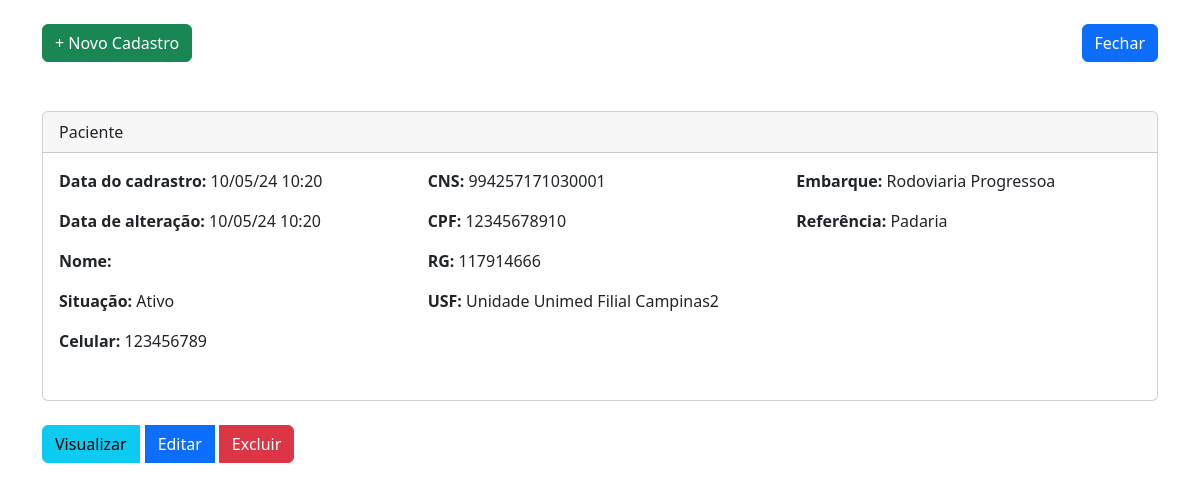
The page /App/views/user/PacienteView/indexPaciente.php on the database its author committed.
### tables this page shows
CREATE TABLE IF NOT EXISTS `pacientes` (
  `id` int NOT NULL AUTO_INCREMENT,
  `nome_paciente` varchar(50) NOT NULL,
  `rg` varchar(11) NOT NULL,
  `cpf` varchar(11) NOT NULL,
  `cns` varchar(20) NOT NULL,
  `celular` varchar(9) NOT NULL,
  `endereco` varchar(50) NOT NULL,
  `numero` varchar(3) NOT NULL,
  `bairro` varchar(50) NOT NULL,
  `cidade` varchar(50) NOT NULL,
  `cep` varchar(8) NOT NULL,
  `embarque` varchar(200) NOT NULL,
  `referencia` varchar(200) DEFAULT NULL,
  `id_situacao` int NOT NULL,
  `id_unidade_usf` int NOT NULL,
  `created` datetime NOT NULL,
  `modified` datetime DEFAULT NULL,
  PRIMARY KEY (`id`),
  KEY `id_situacao` (`id_situacao`),
  KEY `id_unidade_usf` (`id_unidade_usf`)
);

CREATE TABLE IF NOT EXISTS `situacoes` (
  `id` int NOT NULL AUTO_INCREMENT,
  `nome_situacao` varchar(30) NOT NULL,
  `created` datetime NOT NULL,
  `modified` datetime DEFAULT NULL,
  PRIMARY KEY (`id`)
);

CREATE TABLE IF NOT EXISTS `unidades` (
  `id` int NOT NULL AUTO_INCREMENT,
  `nome_usf` varchar(80) NOT NULL,
  `created` datetime DEFAULT CURRENT_TIMESTAMP,
  `modified` datetime DEFAULT NULL,
  PRIMARY KEY (`id`)
);

### App/config/conexao.php (called while the page is built, shortened)
<?php
class Banco
{
    protected $mysqli;
    private function conexao($servidor, $usuario, $senha, $banco)
    {
        try {
            $this->mysqli = new mysqli($servidor, $usuario, $senha, $banco);
        } catch (Exception $e) {
            die($e->getMessage());
        }
    }
    public function getConexao()
    {
        return $this->mysqli;
    }
}
?>

### App/controllers/Paciente/PacienteListarController.php (called while the page is built, shortened)
<?php
require_once (__DIR__ ."/../../models/PacienteModel.php");
class listarPaciente
{
    private $listar;
    public function __construct()
    {
        $this->listar = new Paciente();
    }
    public function listarTodos()
    {
        return $this->listar->listarPacientes();
    }
}
?>

### App/models/PacienteModel.php (called while the page is built, shortened)
<?php
require_once (__DIR__ ."/../dao/PacienteDAO.php");
class Paciente extends Banco
{
    private $pacienteDAO;
    public function __construct()
    {
        $this->pacienteDAO = new PacienteDAO();
    }
    public function listarPacientes()
    {
        return $this->pacienteDAO->getPaciente();
    }
}
?>

### App/dao/PacienteDAO.php (called while the page is built, shortened)
<?php
require_once(__DIR__ . "/../config/conexao.php");
class pacienteDAO
{
    protected $conexao;
    public function __construct()
    {
        $this->conexao = new Banco();
    }
    public function getPaciente()
    {
        try {
            $stmt = $this->conexao->getConexao()->prepare("SELECT p.*, s.nome_situacao, u.nome_usf FROM pacientes p INNER JOIN situacoes s ON p.id_situacao = s.id INNER JOIN unidades u ON p.id_unidade_usf = u.id ORDER BY p.id DESC");
            $stmt->execute();
            $result = $stmt->get_result();
            $pacientes = $result->fetch_all(MYSQLI_ASSOC);
            return $pacientes;
        } catch (Exception $e) {
            echo "Erro ao listar pacientes: " . $e->getMessage();
            return [];
        }
    }
}
?>

### App/views/user/PacienteView/indexPaciente.php (the view, shortened to what this page needs)
<?php
require_once("../../../controllers/Paciente/PacienteListarController.php");
$controller = new listarPaciente();
$rows = $controller->listarTodos();
?>
<!DOCTYPE html>
<html lang="pt">
<head>
    <link href="https://cdn.jsdelivr.net/npm/bootstrap@5.2.1/dist/css/bootstrap.min.css" rel="stylesheet"
>
</head>
<body>
<div class="container">
    <header class="d-flex justify-content-between my-4">
        <p class="text-right"><a href="criarPaciente.php" class="btn btn-success">+ Novo Cadastro</a></p>
        <a href="../../home.php" class="btn btn-primary" style="margin-bottom: 25px;">Fechar</a>
    </header>
    <?php foreach ($rows as $row): ?>
        <div class="card">
            <div class="card-header">Paciente</div>
            <div class="card-body">
                <div class="row">
                    <div class="col-md-4">
                        <strong>Data do cadrastro:</strong> <?php if (isset($row ['created']) && $row['created'] !== null) {
                            $dataFormatadaCadastro = date('d/m/y H:i', strtotime($row['created']));
                            echo $dataFormatadaCadastro;
                        } else {
                            echo "Data não disponível";
                        } ?> </p>
                        <p><strong>Data de
                                alteração:</strong> <?php if (isset($row['modified']) && $row['modified'] !== null) {
                                $dataFormatada = date('d/m/y H:i', strtotime($row['modified']));
                                echo $dataFormatada;
                            } else {
                                echo "Data não disponível";
                            } ?></p>
                        <p><strong>Nome:</strong> <?php echo $row['nome']; ?></p>
                        <p><strong>Situação:</strong> <?php echo $row['nome_situacao']; ?></p>
                        <p><strong>Celular:</strong> <?php echo $row['celular']; ?></p>
                    </div>
                    <div class="col-md-4">
                        <p><strong>CNS:</strong> <?php echo $row['cns']; ?></p>
                        <p><strong>CPF:</strong> <?php echo $row['cpf']; ?></p>
                        <p><strong>RG:</strong> <?php echo $row['rg']; ?></p>
                        <p><strong>USF:</strong> <?php echo $row['nome_usf']; ?></p>
                    </div>
                    <div class="col-md-4">
                        <p><strong>Embarque:</strong> <?php echo $row['embarque']; ?></p>
                        <p><strong>Referência:</strong> <?php echo $row['referencia']; ?></p>
                    </div>
                    <div class="col-md-3">
                    </div>
                </div>
            </div>
        </div>
        <br>
        <div class="col-md-9 text-right ">
            <div class="btn-group">
                <a href="visualizarPaciente.php?id=<?php echo $row['id']; ?>" class="btn btn-info">Visualizar</a>
                <a href="editarPaciente.php?id=<?php echo $row['id']; ?>" class="btn btn-primary"
                   style="margin-left: 5px; margin-right: 5px;">Editar</a>
                <a class="btn btn-danger"
                   href="../../../controllers/Paciente/PacienteDeletarController.php?id=<?php echo $row['id']; ?>">Excluir</a>
            </div>
        </div>
        <br>
    <?php endforeach; ?>
</div>
<br>
</body>
</html>

### rows shown on the page
pacientes: created "10/05/24 10:20", modified "10/05/24 10:20", id_situacao.nome_situacao "Ativo", celular "123456789", cns "994257171030001", cpf "12345678910", rg "117914666", id_unidade_usf.nome_usf "Unidade Unimed Filial Campinas2", embarque "Rodoviaria Progressoa", referencia "Padaria"
